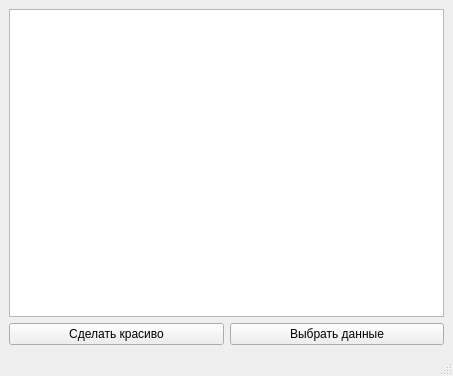
<?xml version="1.0" encoding="UTF-8"?>
<ui version="4.0">
 <class>MainWindow</class>
 <widget class="QMainWindow" name="MainWindow">
  <property name="geometry">
   <rect>
    <x>0</x>
    <y>0</y>
    <width>453</width>
    <height>376</height>
   </rect>
  </property>
  <property name="windowTitle">
   <string>MainWindow</string>
  </property>
  <widget class="QWidget" name="centralwidget">
   <layout class="QGridLayout" name="gridLayout">
    <item row="1" column="0">
     <layout class="QHBoxLayout" name="horizontalLayout">
      <item>
       <widget class="QPushButton" name="btnDo">
        <property name="text">
         <string>Сделать красиво</string>
        </property>
       </widget>
      </item>
      <item>
       <widget class="QPushButton" name="btnBrowse">
        <property name="text">
         <string>Выбрать данные</string>
        </property>
       </widget>
      </item>
     </layout>
    </item>
    <item row="0" column="0">
     <widget class="QTextBrowser" name="text"/>
    </item>
   </layout>
  </widget>
  <widget class="QStatusBar" name="statusbar"/>
 </widget>
 <resources/>
 <connections/>
</ui>
